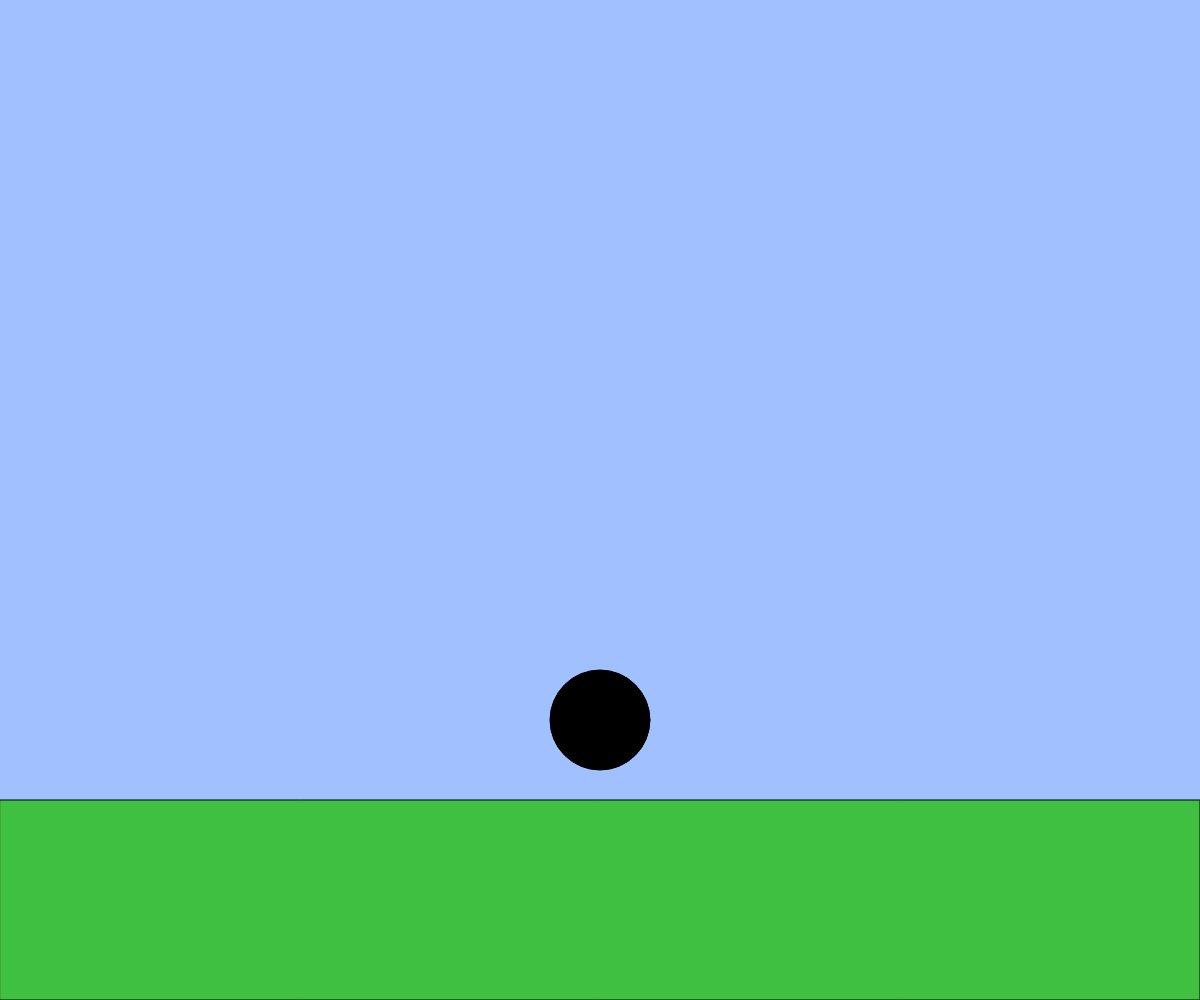
Frame 1 (no input)
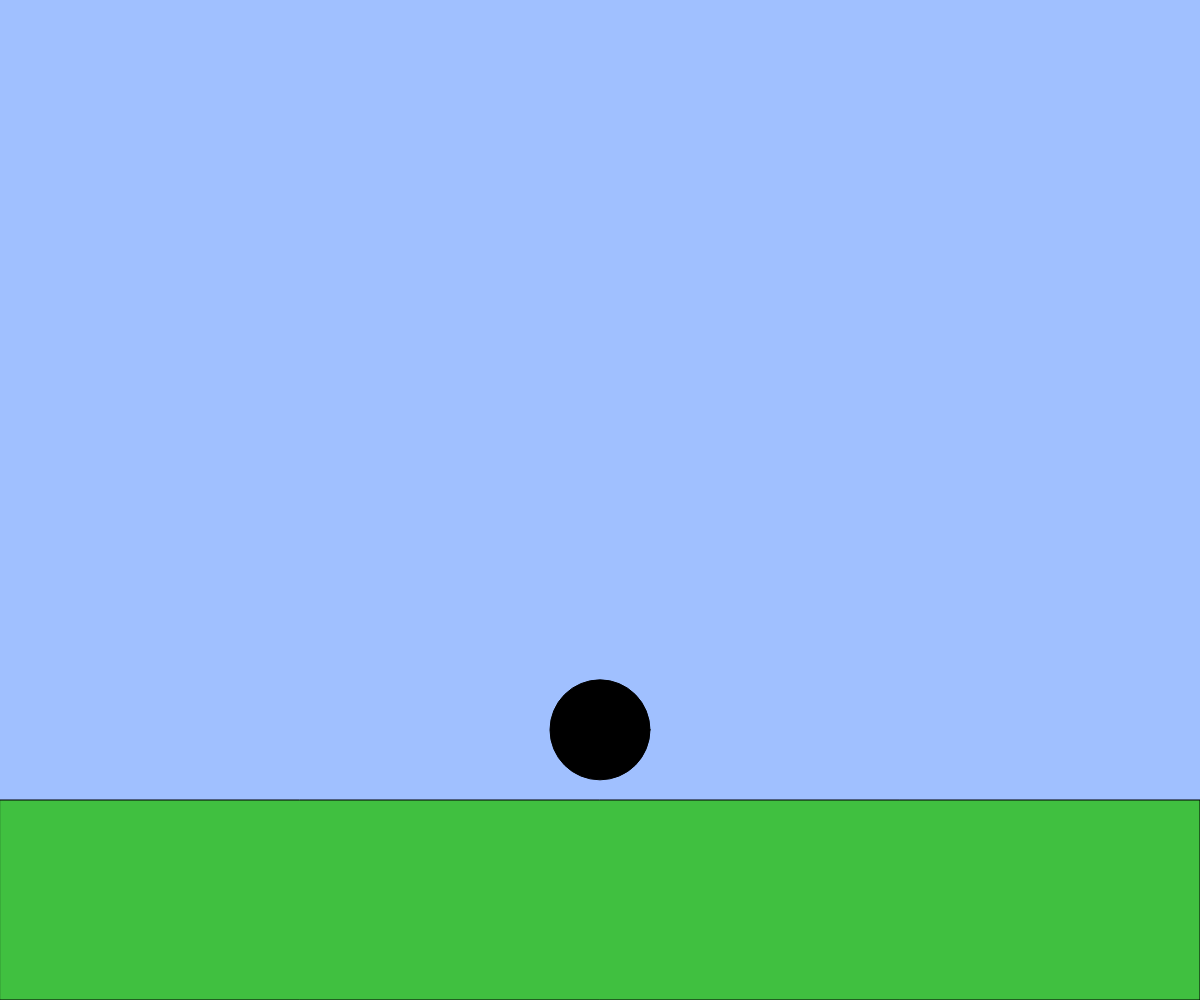
Frame 60 (no input)
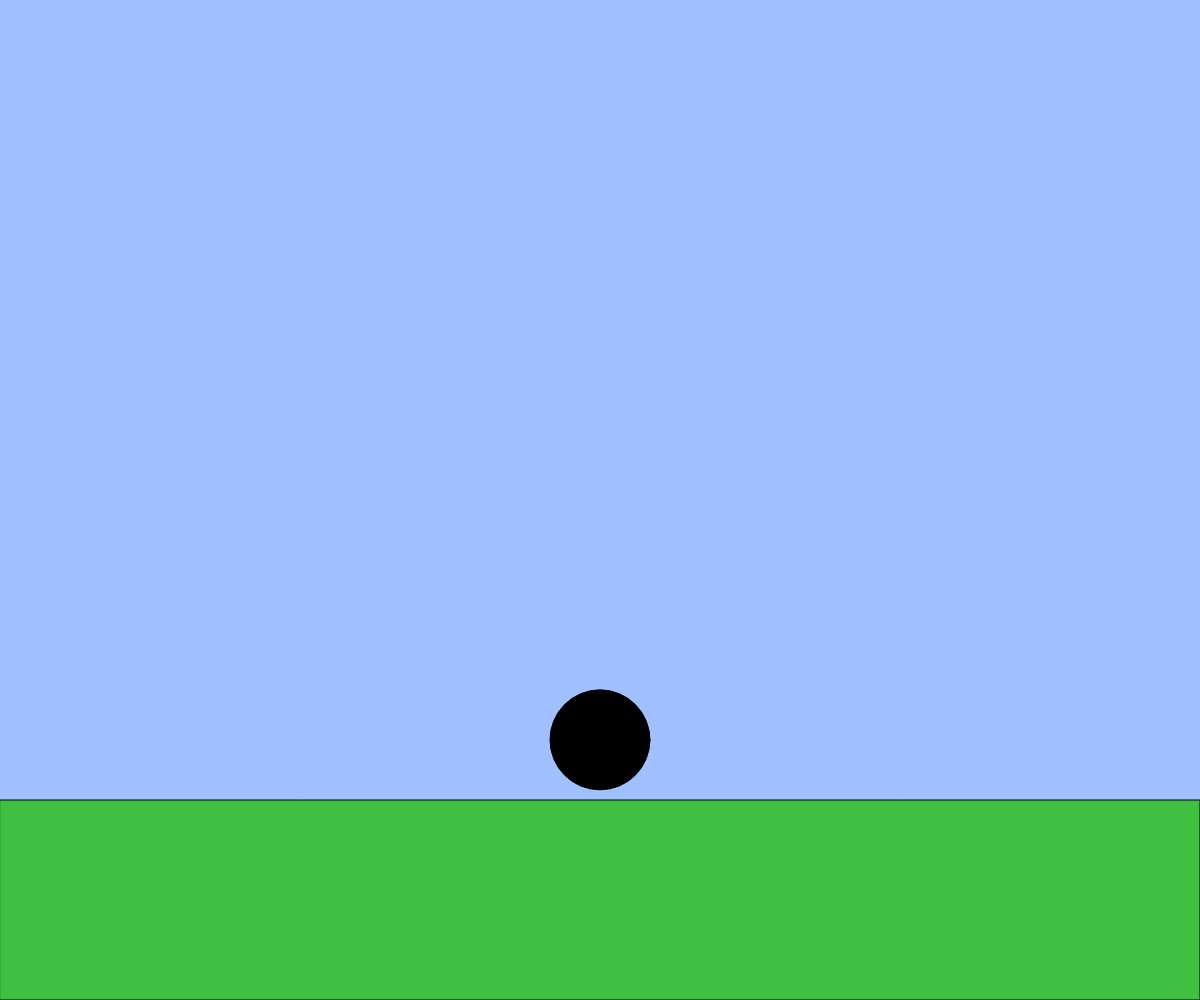
Frame 120 (the mouse pressed at the canvas centre since frame 60)

The p5.js sketch that drew these frames (run headless with seeded random() and noise() and a simulated clock; from frame 60 on, the mouse is pressed at the canvas centre):

// p5.js sketch
// ── sketch.js
// 2D アニメーションゲームのようなインタラクション
let x, y;
let vx, vy;
const g = 1/6;
let b

function setup(){
  createCanvas(windowWidth, windowHeight);
  x = width / 2;
  y = height *4/5;
  vx = 0;
  vy = 0
  
}

function windowResized(){
  resizeCanvas(windowWidth, windowHeight);
}

function keyPressed(){
    if(key == " " && y >= height*7/10){vy = -20;}
 } 

function draw(){
  background(160, 192, 255);
  const size = height * 0.1; // キャラクターのサイズ

  // 地面を描く
  const groundY = height * 0.8;
  fill(64, 192, 64);
  rect(0, groundY, width, height - groundY);

  // BLANK[1] キャラクターの左右移動

 
  if(keyIsDown && key == "a"){b = 10;}
  else{b=5}
  
  if(keyIsDown(LEFT_ARROW)){ x -= b; }
  if(keyIsDown(RIGHT_ARROW)){ x += b; }
  //横も制限？
   x = constrain(x, 0, width);
   y = constrain(y, 0, groundY-size*0.8)

  // BLANK[2] 重力とジャンプ
  

  // 速くなりすぎないように制限
  vx = constrain(vx, -20, 20);
  vy = constrain(vy, -20, 20);

  // 位置を更新
  
  x += vx;
  y += vy;
  vy += g;
 

  

  // キャラクターを描く
  fill(0);
  ellipse(x, y, size, size);
}

 
